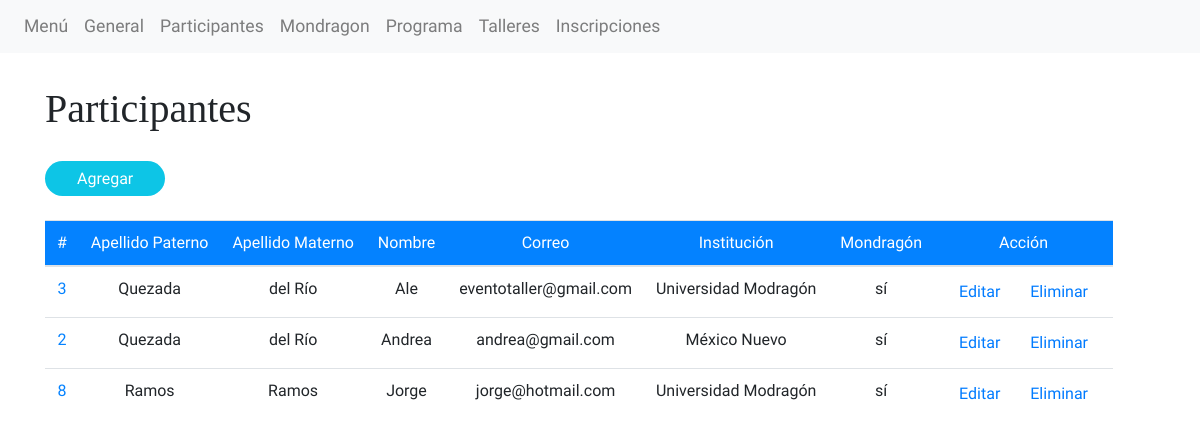
/manage/participantes, run on the app's committed database.
### blog/models.py (models this page shows)
class Participante(models.Model):
	nombre = models.CharField(max_length=100)
	apellidoPaterno = models.CharField(max_length=100)
	apellidoMaterno = models.CharField(max_length=100)
	correo = models.EmailField(max_length=100)
	institucion = models.CharField(max_length=200)
	mondragon = models.CharField(choices=CHOICES, max_length=2)

### blog/views.py (the view)
# urls.py: path('manage/participantes', views.ViewParticipantes.as_view(), name="administradorParticipantes"),
class ViewParticipantes(ListView):
	model = Participante
	queryset = Participante.objects.order_by('apellidoPaterno','apellidoMaterno','nombre')
	template_name = 'admin/participantes.html'
	detalles = {
		'title': 'Participantes Admin',
	}

### blog/templates/admin/participantes.html (shortened to what this page needs)
{% extends 'baseAdmin/index.html' %}
{% block contenido %}
<h1>Participantes</h1>
<a href="{% url 'taller:nuevoParticipante' %}" class="btn-agregar">Agregar</a>
<table class="table table-responsive table-hover">
	<thead class="thead">
		<tr>
			<th scope="col">#</th>
			<th scope="col">Apellido Paterno</th>
			<th scope="col">Apellido Materno</th>
			<th scope="col">Nombre</th>
			<th scope="col">Correo</th>
			<th scope="col">Institución</th>
			<th scope="col">Mondragón</th>
			<th scope="col">Acción</th>
		</tr>
	</thead>
	<body>
		{% for participante in object_list %}
			<tr>
				<td class="tabla-id">{{participante.id}}</td>
				<td>{{participante.apellidoPaterno}}</td>
				<td>{{participante.apellidoMaterno}}</td>
				<td>{{participante.nombre}}</td>
				<td>{{participante.correo}}</td>
				<td>{{participante.institucion}}</td>
				<td>{{participante.mondragon}}</td>
				<td class="acciones">
					<a class="btn" href="{% url 'taller:editarParticipante' participante.id %}">Editar</a>
					<a class="btn" href="{% url 'taller:eliminarParticipante' participante.id %}">Eliminar</a>
				</td>
			</tr>
		{% endfor %}
</table>
{% endblock %}

### blog/static/css/estilos-admin.css (style rules this page uses)
:root { --top: 4.5em; --font1:'Questrial', sans-serif; --margen-top: 2em; --fuente-titulos: 'Playfair Display', serif;; --color-titulos: #3A3A3A; --color-parrafos: rgba(0,0,0,.6); --font2:'Didact Gothic', sans-serif; --btn-radio: 20px; --btn-padding: 10px 2px; --tamaño-fuente-h2: 2.7em; --tamaño-fuente-p: 1.2em; --margen-top-h1: 2.5em; --tamaño-fuente-h1: 4.2em; }
* { margin: 0; padding: 0; outline: none; font-family: var(--font1); -webkit-tap-highlight-color: none; line-height: 1.2em; }
.container h1 { margin-right: .5em; float: left; margin-bottom: .5em; font-family: var(--fuente-titulos); }
table { text-align: center; }
.btn-agregar { border: none; border-radius: var(--btn-radio); font-size: 1em; padding: .5em 2em; margin-top: .5em; text-align: center; box-sizing: border-box; text-decoration: none; cursor: pointer; outline: none; background-color: #0DC5E6; color: #fff; margin-bottom: 1.5em; float: left; }
.thead { background-color:#0482FF; color: #fff; }
th { font-weight: lighter; text-align: center; }
.acciones a { padding-top: 0; padding-bottom: 0; }
.tabla-id { color: #0482FF; }

### blog/static/css/formAdmin.css (style rules this page uses)
h1 { text-align: left; width: 100%; }

### data on the page
Participante: id "3", apellidoPaterno "Quezada", apellidoMaterno "del Río", nombre "Ale", correo "eventotaller@gmail.com", institucion "Universidad Modragón", mondragon "sí"
Participante: id "2", apellidoPaterno "Quezada", apellidoMaterno "del Río", nombre "Andrea", correo "andrea@gmail.com", institucion "México Nuevo", mondragon "sí"
Participante: id "8", apellidoPaterno "Ramos", apellidoMaterno "Ramos", nombre "Jorge", correo "jorge@hotmail.com", institucion "Universidad Modragón", mondragon "sí"
